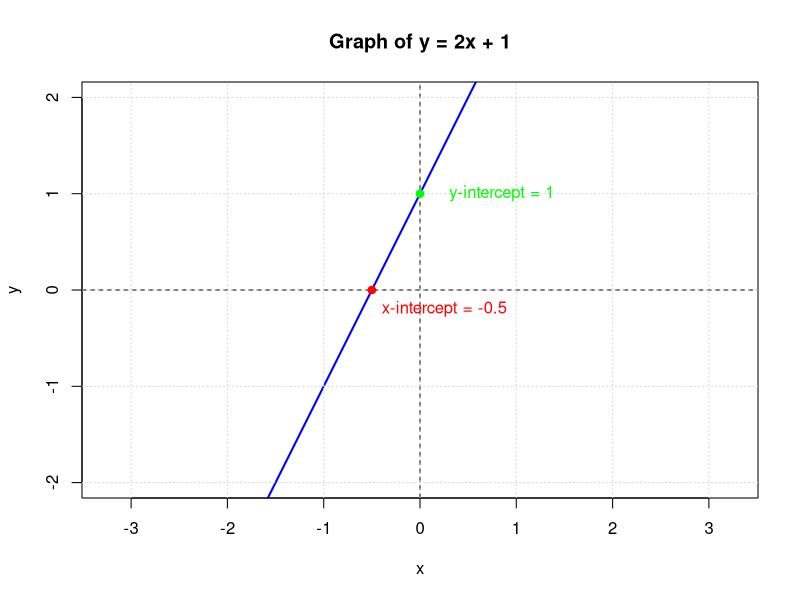
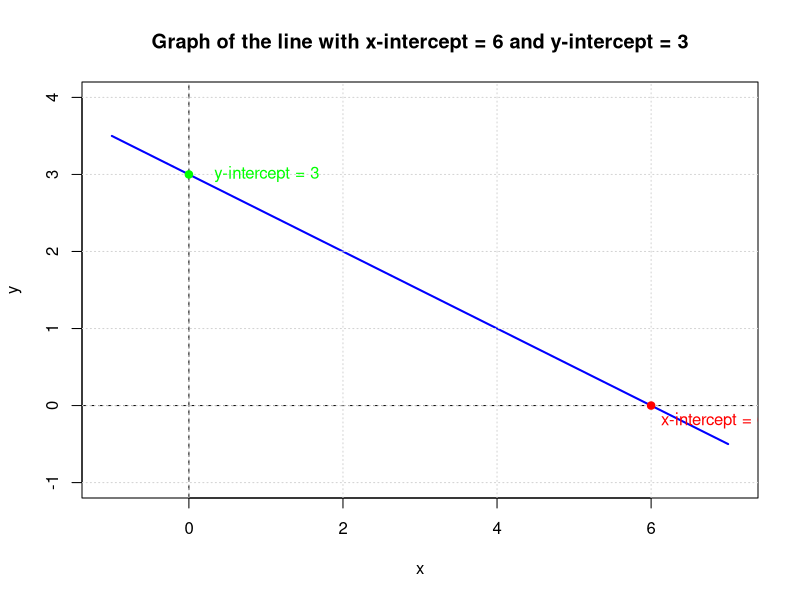

These figures' R source, in order:
## ---- chunk 1
#| label: answewr4
#| echo: false

# # x와 y 값 정의
x <- seq(-2, 2, length.out = 100)  # -2에서 2까지 100개의 점 생성
y <- 2 * x + 1

# 그래프 그리기
plot(x, y, type = "l", col = "blue", lwd = 2, 
     main = "Graph of y = 2x + 1", 
     xlab = "x", ylab = "y", 
     xlim = c(-2, 2), ylim = c(-2, 2), asp = 1)  # asp = 1로 동일 스케일 설정
abline(h = 0, col = "black", lty = 2)  # x축
abline(v = 0, col = "black", lty = 2)  # y축
grid()  # 격자 추가

# x-절편 (y=0일 때 x 값)
x_intercept <- -1 / 2
points(x_intercept, 0, col = "red", pch = 19)
text(x_intercept, -0.2, paste("x-intercept =", round(x_intercept, 2)), col = "red", pos = 4)

# y-절편 (x=0일 때 y 값)
y_intercept <- 1
points(0, y_intercept, col = "green", pch = 19)
text(0.2, y_intercept, paste("y-intercept =", round(y_intercept, 2)), col = "green", pos = 4)

## ---- chunk 2
#| label: question5
#| echo: false

# x-절편과 y-절편 정의
x_intercept <- 6  # x-절편
y_intercept <- 3  # y-절편

# 일차함수의 방정식: y = mx + b
# x-절편과 y-절편을 사용하여 기울기(m)와 방정식 설정
m <- -y_intercept / x_intercept  # 기울기 계산
b <- y_intercept                 # y-절편

# x와 y 값 정의
x <- seq(-1, 7, length.out = 100)  # 그래프를 위해 x 범위를 설정
y <- m * x + b

# 그래프 그리기
plot(x, y, type = "l", col = "blue", lwd = 2,
     main = "Graph of the line with x-intercept = 6 and y-intercept = 3",
     xlab = "x", ylab = "y",
     xlim = c(-1, 7), ylim = c(-1, 4), asp = 1)  # 동일 스케일 유지
abline(h = 0, col = "black", lty = 2)  # x축
abline(v = 0, col = "black", lty = 2)  # y축
grid()  # 격자 추가

# x-절편 표시
points(x_intercept, 0, col = "red", pch = 19)
text(x_intercept, -0.2, paste("x-intercept =", x_intercept), col = "red", pos = 4)

# y-절편 표시
points(0, y_intercept, col = "green", pch = 19)
text(0.2, y_intercept, paste("y-intercept =", y_intercept), col = "green", pos = 4)

